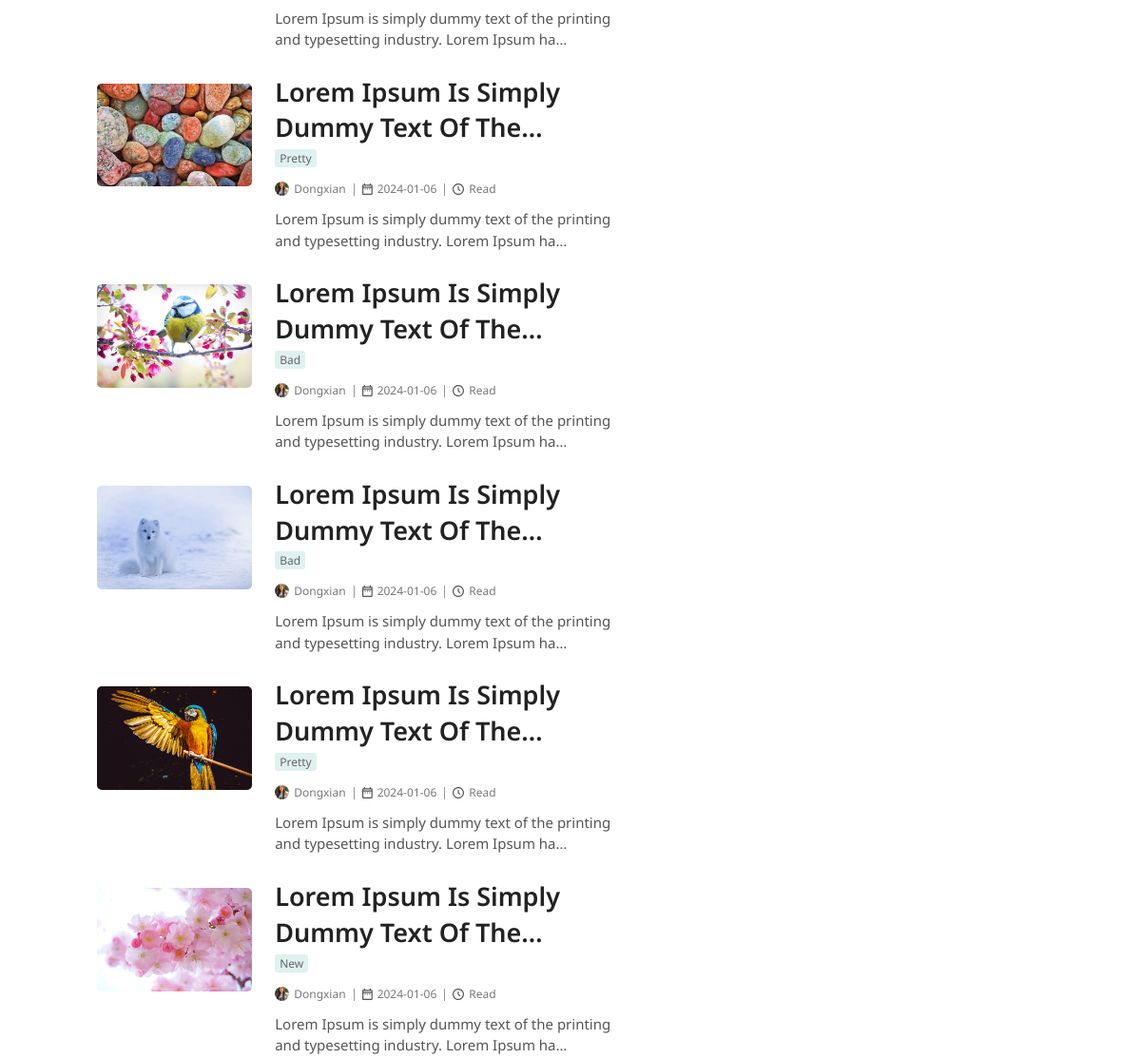
Before: /?page=5 (middle part) with the older database file.
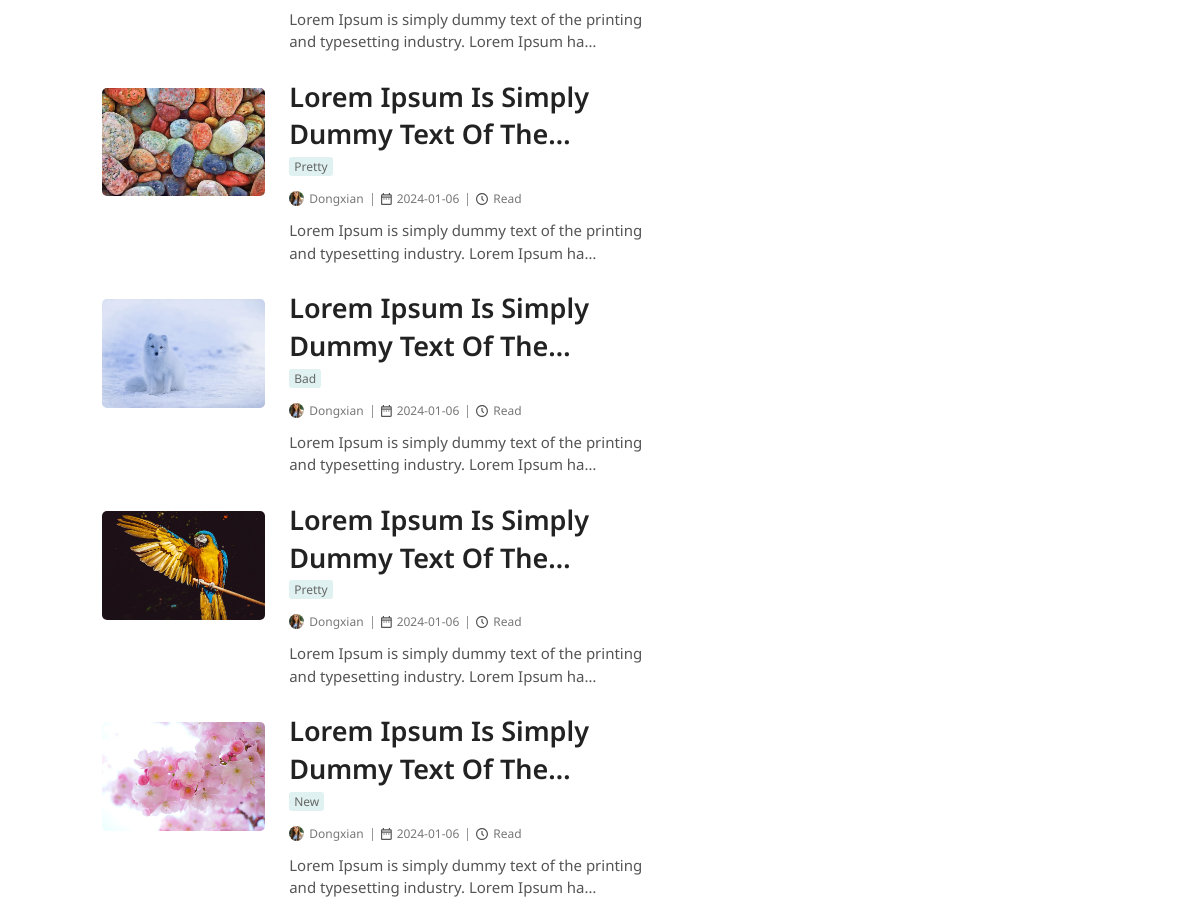
After: the same page with the newer database file.
### post/models.py (models this page shows, shortened)
class BlogPost(models.Model):
    author = models.ForeignKey(User, on_delete=models.CASCADE)
    title = models.CharField(max_length=200)
    content = models.TextField()
    category = models.ForeignKey(Category, on_delete=models.CASCADE,null=True)
    tags = models.ManyToManyField(Tag, blank=True, null=True)
    featured_image = models.ImageField(upload_to='featured_images/', default='featured_images/default_image.png', validators=[
                              FileExtensionValidator(['png', 'jpg', 'jpeg', 'gif'])], blank=True, null=True)
    created_at = models.DateTimeField(auto_now_add=True)
    updated_at = models.DateTimeField(auto_now=True)
    is_featured= models.BooleanField(default=False)
    views = models.PositiveIntegerField(default=0)
    banner_after_me=models.BooleanField(default=False)
    class Meta:
        ordering = ['-id']
    @property
    def readtime(self):
        result = of_html(self.content)
        return result.text

class Category(models.Model):
    name = models.CharField(max_length=100, unique=True)
    def __str__(self):
        return self.name
    class Meta:
        ordering = ['-id']

### profiles/models.py (models this page shows, shortened)
class Profile(models.Model):
    user = models.OneToOneField(User, on_delete=models.CASCADE)
    avatar = models.ImageField(default='avatars/avatar.png', upload_to='avatars',validators=[
                              FileExtensionValidator(['png', 'jpg', 'jpeg', 'gif'])])
    profession = models.CharField(max_length=50, null=True, blank=True)
    about_me = models.CharField(max_length=300, null=True, blank=True)
    facebook_url = models.URLField(validators=[URLValidator()], blank=True, null=True)
    twitter_url = models.URLField(validators=[URLValidator()], blank=True, null=True)
    instagram_url = models.URLField(validators=[URLValidator()], blank=True, null=True)

### post/views.py (the view)
# urls.py: path('', include('post.urls')),
def post(request):
    queryset = BlogPost.objects.all()
    items_per_page = 10
    paginator = Paginator(queryset, items_per_page)
    page = request.GET.get('page')
    try:
        objects = paginator.page(page)
    except PageNotAnInteger:
        objects = paginator.page(1)
    except EmptyPage:
        objects = paginator.page(paginator.num_pages)
    return render (request, 'post.html', {'objects':  objects,} )

### post/templates/post.html (shortened to what this page needs)
{% extends 'base.html' %}
{% load static %}
{% block style %}
<link rel="stylesheet" type='text/css' href={% static 'post.css' %}>
{% endblock style %}
{% block content %}
<div class="sec-section mt-4">
    <div class="container-fluid">
        <div class="row">
            <div style="padding-right:100px" class="col-lg-8 recent-post-first-col">
                <div class="recent-post-container">
                    {% for obj in objects %}
                    <div style="margin-bottom:35px" class="d-flex recent-post-row">
                        <div style="width:30%" class="me-4">
                            <img style="width: 100%; border-radius: 5px; object-fit: cover;"
                                src="{{obj.featured_image.url}}" alt="image">
                        </div>
                        <div style="width:70%" class="">
                            <h2 class="recent-post-title">{{ obj.title|truncatechars:40 | safe }}</h2>
                            <p style="margin-top:-17px; margin-bottom:20px" class="recent-post-category post-category">
                                <span class="post-category-span">{{obj.category}}</span>
                            </p>
                            <div class='recent-post-details d-flex'>
                                <div class='d-flex pe-2'>
                                    <img class='recent-post-author-image' alt="author-image"
                                        src="{{obj.author.profile.avatar.url}}" />
                                    <span class="post-details-text">
                                        {{ obj.author.username}}
                                </div>
                                <div class='recent-post-date-container d-flex px-2'>
                                    <span class="post-details-text">
                                        {{obj.created_at |date:"Y-m-d"}}
                                    </span>
                                </div>
                                <div class="d-flex px-2 recent-post-time-container">
                                    <span class="post-details-text"> {{obj.readtime}} Read </span>
                                </div>
                            </div>
                            <div class="recent-post-content">
                                {{ obj.content|truncatechars_html:90 | safe }}
                            </div>
                        </div>
                    </div>
                    {% endfor %}
                </div>
            </div>
            <div class="col-lg-4 recent-post-sec-col">
                {% include 'sidebar.html' %}
            </div>
        </div>
    </div>
</div>
{% endblock content %}

### templates/base.html (shortened to what this page needs)
{% load static %}
<!doctype html>
<html lang="en">
<head>
    <link href="https://cdn.jsdelivr.net/npm/bootstrap@5.3.2/dist/css/bootstrap.min.css" rel="stylesheet"
>
    <link rel="stylesheet" href="https://cdn.jsdelivr.net/npm/swiper@11/swiper-bundle.min.css" />
    <link rel="stylesheet" type='text/css' href={% static 'base.css' %}>
    {% block style %}
    {% endblock style %}
</head>
<body>
    {% include 'navbar.html' %}
    <div>
        {% block content %}
        {% endblock content %}
    </div>
    {% include 'footer.html' %}
</body>
</html>

### templates/navbar.html (shortened to what this page needs)
{% load static %}
<head>
    <link rel="stylesheet" type='text/css' href={% static 'navbar.css' %}>
</head>

### templates/sidebar.html (shortened to what this page needs)
{% load static %}
<head>
    <link rel="stylesheet" type='text/css' href={% static 'sidebar.css' %}>
</head>

### templates/footer.html (shortened to what this page needs)
{% load static %}
<head>
    <link rel="stylesheet" type='text/css' href={% static 'footer.css' %}>
</head>

### static/base.css (style rules this page uses)
body { font-family: 'Noto Sans', sans-serif; margin: 0; padding: 0; box-sizing: border-box; }

### post/static/post.css (style rules this page uses)
.post-category { color: #666; font-family: "Noto Sans"; font-size: 12px; font-style: normal; font-weight: 400; line-height: 100%; text-transform: capitalize; border-radius: 3px; margin-bottom: 7px; padding-top: 10px }
.post-category-span { background: #DFF1F0; border-radius: 3px; padding: 1px 5px }
.sec-section .container-fluid { width: 85% !important; }
.recent-post-container { display: flex; flex-direction: column; }
.recent-post-title { color: #222; font-family: "Noto Sans"; font-size: 27px; font-style: normal; font-weight: 600; line-height: 140%; text-transform: capitalize; margin-bottom: 15px; margin-top: -10px }
.recent-post-author-image { width: 15px; height: 15px; border-radius: 50%; object-fit: cover; margin-top: -2px; }
.recent-post-details .post-details-text { color: #777; font-family: "Noto Sans"; font-size: 12px; font-style: normal; font-weight: 400; line-height: 100%; text-transform: capitalize; margin-left: 5px; }
.recent-post-date-container { border-left: 1px solid #999; }
.recent-post-time-container { border-left: 1px solid #999; }
.recent-post-content { color: #555; font-family: "Noto Sans"; font-size: 15px; font-style: normal; font-weight: 400; line-height: 150%; margin-top: 13px }

Changed rows visible on the page:
removed BlogPost: featured_image (picture), title "Lorem Ipsum Is Simply Dummy Text Of The…", category "Bad", author.profile.avatar (picture), author.username "Dongxian", created_at "2024-01-06", content "Lorem Ipsum is simply dummy text of the printing and typesetting industry. Lorem Ipsum ha…"
